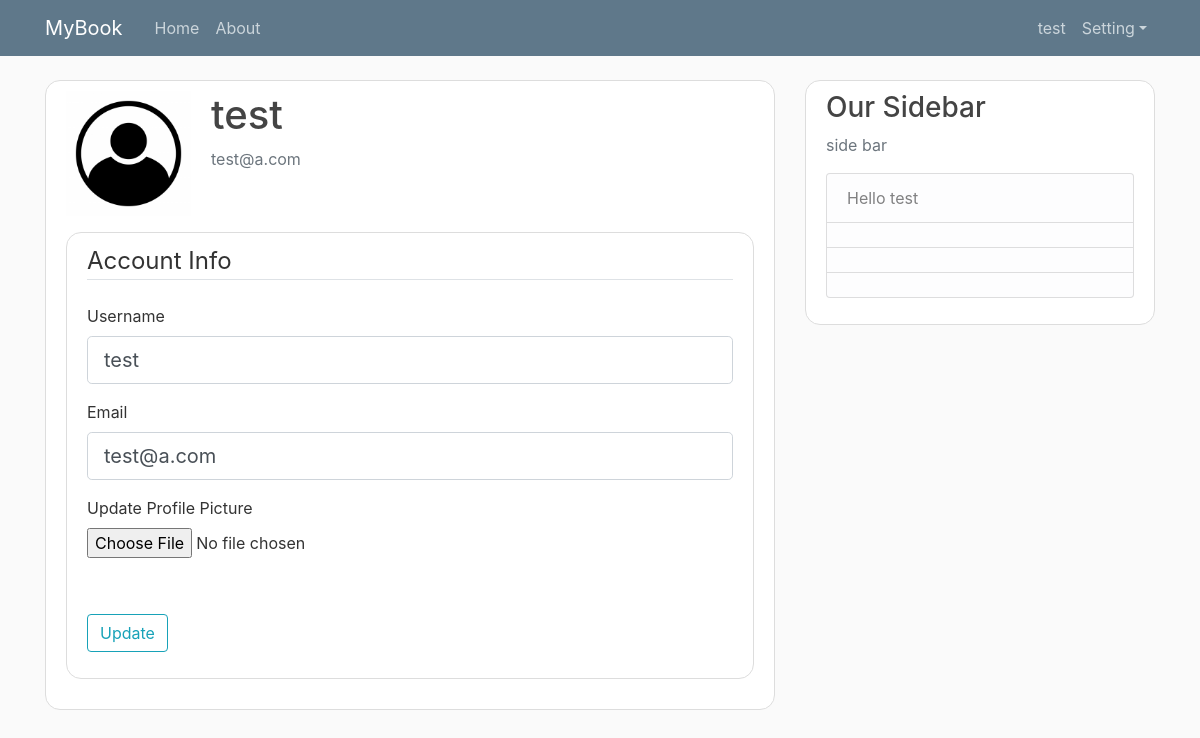
The page /account (signed in) on the database as committed earlier.
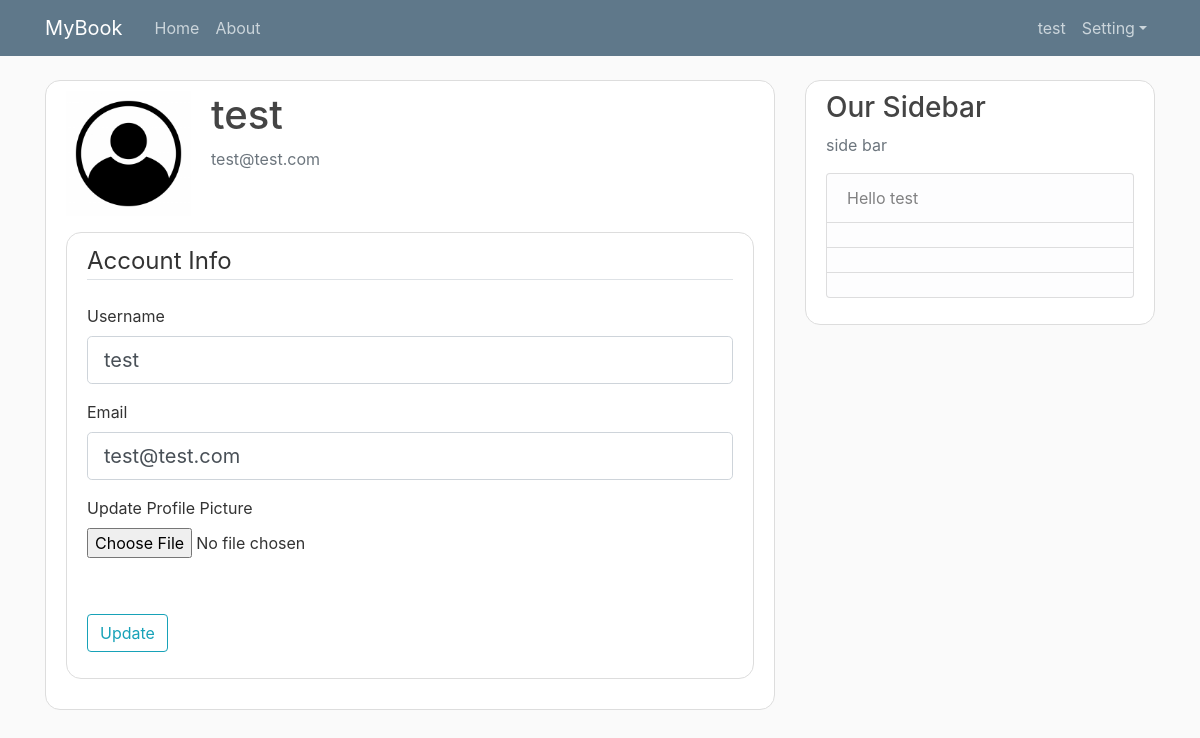
The same page on the database as committed later.
### blog/models.py (models this page shows, shortened)
class User(db.Model, UserMixin):
    id = db.Column(db.Integer, primary_key=True)
    username = db.Column(db.String(20), unique=True, nullable=False)
    email = db.Column(db.String(120), unique=True, nullable=False)
    image_file = db.Column(db.String(20), nullable=False, default='default.jpg')
    password = db.Column(db.String(60), nullable=False)
    posts = db.relationship('Post', backref='author', lazy=True)

### blog/routes.py (the view)
@app.route("/account", methods=['GET', 'POST'])
@login_required
def account():
    form = UpdateUserForm()
    if form.validate_on_submit():
        if form.picture.data:
            picture_file = save_picture(form.picture.data)
            current_user.image_file = picture_file
        current_user.username = form.username.data
        current_user.email = form.email.data
        db.session.commit()
        flash(' Your info has been update', 'success')
        return redirect(url_for('account'))
    elif request.method == 'GET':
        form.username.data = current_user.username
        form.email.data = current_user.email
    image_file = url_for('static', filename='profile_pics/' + current_user.image_file)
    return render_template('account.html', title='Account',
                           image_file=image_file, form=form)

### blog/forms.py (shortened to what this page needs)
class UpdateUserForm(FlaskForm):
    username = StringField('Username',
                           validators=[DataRequired(), Length(min=4, max=20)])
    email = StringField('Email',
                        validators=[DataRequired(), Email()])
    picture = FileField('Update Profile Picture', validators=[FileAllowed(['jpg', 'png'])])
    submit = SubmitField('Update')

### blog/models.py (called while the page is built)
@login_manager.user_loader
def load_user(user_id):
    return User.query.get(int(user_id))

### blog/templates/account.html (shortened to what this page needs)
{% extends 'layout.html' %}
{% block content %}
        <div class="content-section">
        <div class="media">
            <img class="round-circle account-img" src="{{ image_file }}">
            <div class="media-body">
            <h2 class="account-heading">{{ current_user.username }}</h2>
                <p class="text-secondary">{{ current_user.email}}</p>
            </div>
        </div>
         <div class="content-section">
        <form method="POST" action="" enctype="multipart/form-data">
            <fieldset class="form-group">
                <legend class="border-bottom mb-4">Account Info </legend>
                <div class="form-group">
                    {{ form.username.label(class="form-control-label") }}
                    {% if form.username.errors %}
                        {{ form.username(class="form-control form-control-lg is-invalid") }}
                        <div class="invalid-feedback">
                            {% for error in form.username.errors %}
                                <span>{{ error }}</span>
                            {% endfor %}
                        </div>
                    {% else %}
                        {{ form.username(class="form-control form-control-lg") }}
                    {% endif %}
                </div>
                <div class="form-group">
                    {{ form.email.label(class="form-control-label") }}
                    {% if form.email.errors %}
                        {{ form.email(class="form-control form-control-lg is-invalid") }}
                        <div class="invalid-feedback">
                            {% for error in form.email.errors %}
                                <span>{{ error }}</span>
                            {% endfor %}
                        </div>
                    {% else %}
                        {{ form.email(class="form-control form-control-lg") }}
                    {% endif %}
                </div>
              <div class="form-group">
                  {{ form.picture.label() }}
                  {{ form.picture(class="form-control-file") }}
                  </div>
            </fieldset>
        <br>
            <div class="form-group">
                {{ form.submit(class="btn btn-outline-info") }}
            </div>
        </form>
    </div></div>
{% endblock content %}

### blog/templates/layout.html (shortened to what this page needs)
<!DOCTYPE html>
<html lang="en">
<head>
<link rel="stylesheet" href="https://cdn.jsdelivr.net/npm/bootstrap@4.6.0/dist/css/bootstrap.min.css">
    <link rel="stylesheet" type="text/css" href="{{ url_for('static', filename='main.css') }}">
</head>
<body>
    <header class="site-header">
      <nav class="navbar navbar-expand-md navbar-dark bg-steel fixed-top">
        <div class="container">
          <a class="navbar-brand mr-4" href="/">MyBook</a>
          <div class="collapse navbar-collapse" id="navbarToggle">
            <div class="navbar-nav mr-auto">
              <a class="nav-item nav-link" href="{{url_for('home')}}">Home</a>
              <a class="nav-item nav-link" href="{{url_for('about')}}">About</a>
            </div>
              <div class="navbar-nav">
                  {% if current_user.is_authenticated %}
                        <a class="nav-item nav-link" href="#">{{current_user.username}}</a>
                       <li class="nav-item dropdown">
                           <a class="nav-link dropdown-toggle" href="#" id="navbarDropdown" role="button" data-toggle="dropdown" aria-haspopup="true" aria-expanded="false">Setting</a>
                       </li>
                  {% else %}
                  <a class="nav-item nav-link" href="{{url_for('login')}}">Login</a>
                  <a class="nav-item nav-link" href="{{url_for('register')}}">Register</a>
                  {% endif %}
            </div>
          </div>
        </div>
      </nav>
    </header>
    <main role="main" class="container">
      <div class="row">
        <div class="col-md-8">
            {% block content %}{% endblock %}
        </div>
        <div class="col-md-4">
          <div class="content-section">
            <h3>Our Sidebar</h3>
            <p class='text-muted'>side bar
              <ul class="list-group">
                <li class="list-group-item list-group-item-light">Hello {{current_user.username}} </li>
                <li class="list-group-item list-group-item-light"></li>
                <li class="list-group-item list-group-item-light"></li>
                <li class="list-group-item list-group-item-light"></li>
              </ul>
            </p>
          </div>
        </div>
      </div>
    </main>
</body>
</html>

Rows that differ between the two databases and show on the page:
changed User "test": email "test@a.com" → "test@test.com"
